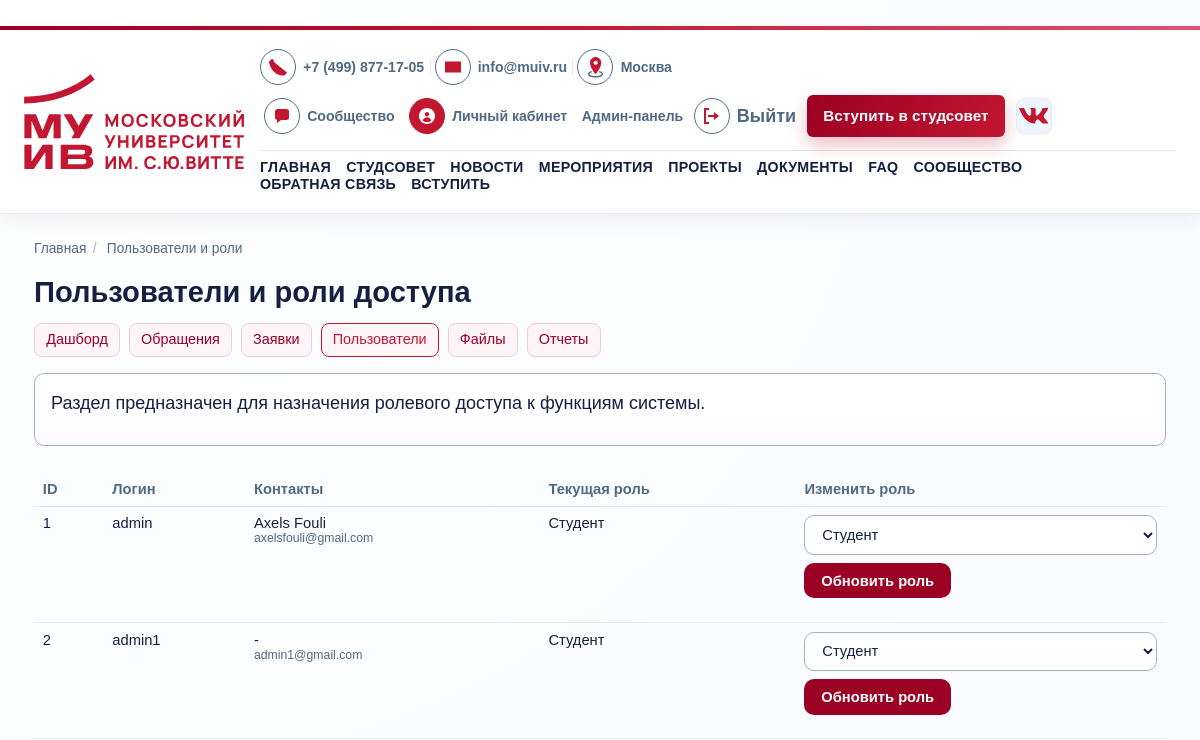
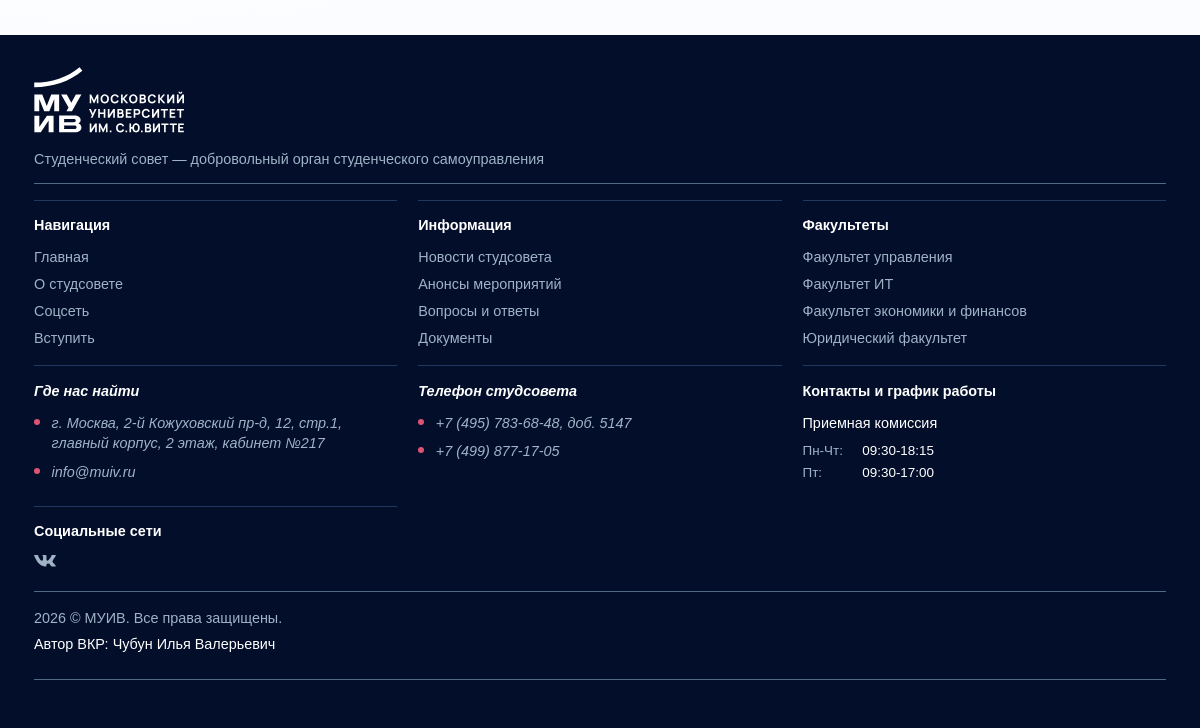
The page /staff/users/ (signed in) on the database as committed earlier (2 pictures, top to bottom).
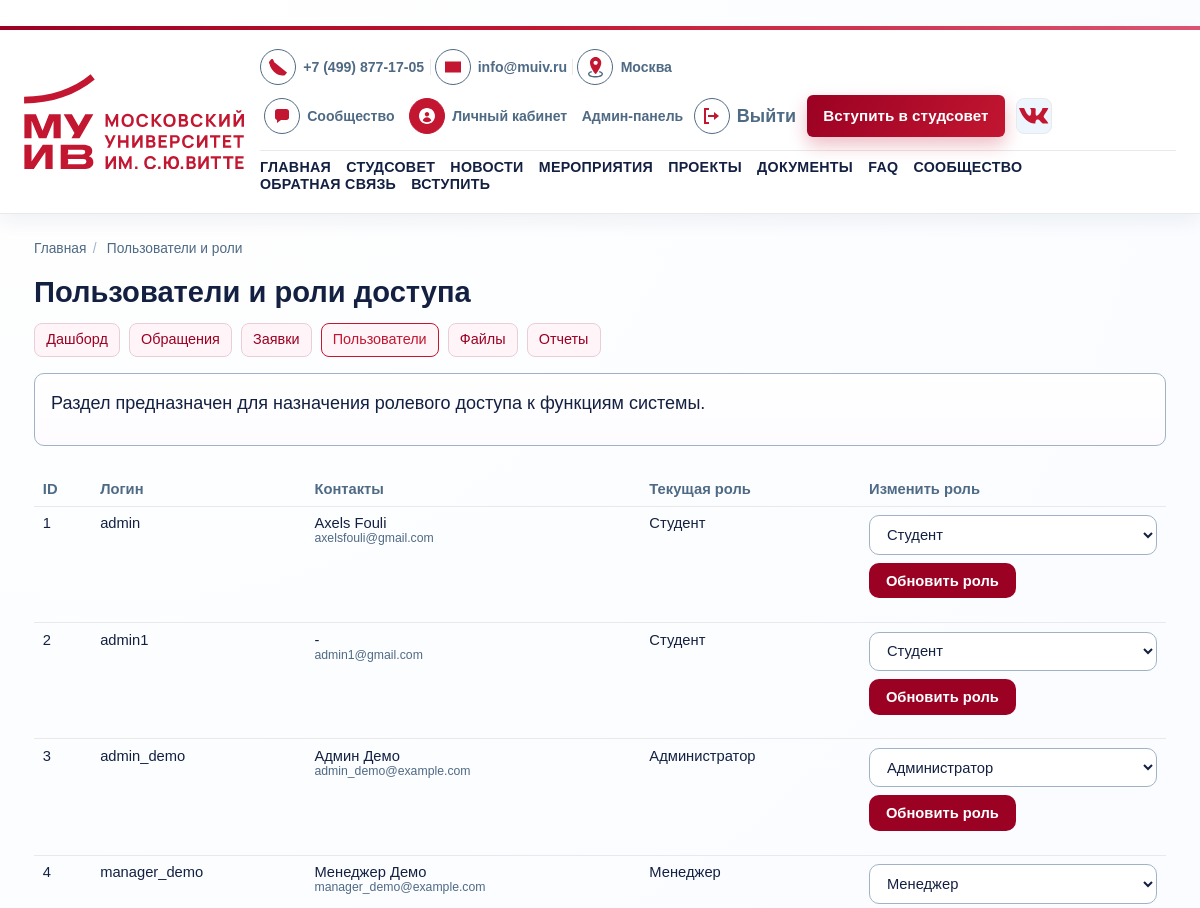
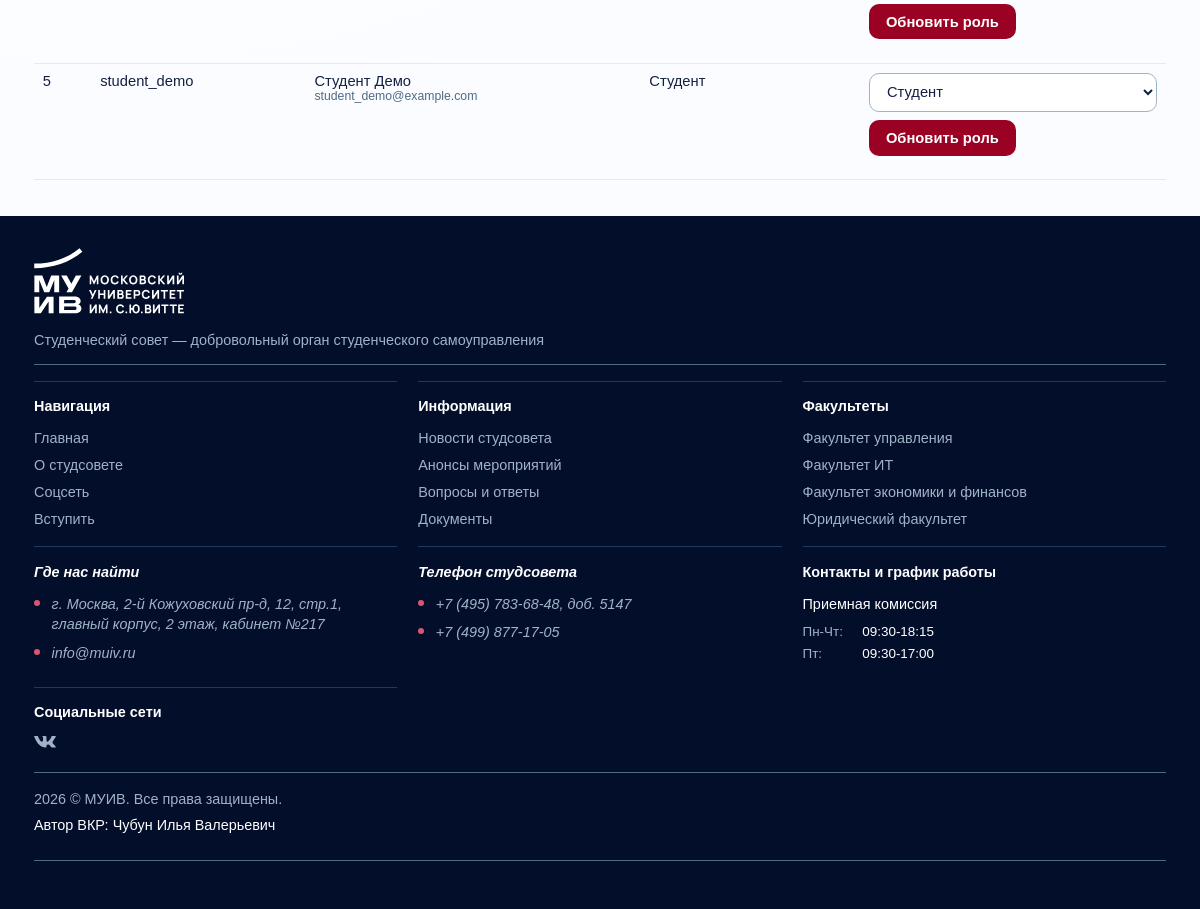
The same page on the database as committed later (2 pictures, top to bottom).
### core/models.py (models this page shows, shortened)
class UserProfile(models.Model):
    ROLE_ADMIN = "admin"
    ROLE_MANAGER = "manager"
    ROLE_STUDENT = "student"
    ROLE_CHOICES = (
        (ROLE_ADMIN, "Администратор"),
        (ROLE_MANAGER, "Менеджер"),
        (ROLE_STUDENT, "Студент"),
    )
    user = models.OneToOneField(settings.AUTH_USER_MODEL, on_delete=models.CASCADE, related_name="profile")
    role = models.CharField(max_length=20, choices=ROLE_CHOICES, default=ROLE_STUDENT)
    photo_url = models.URLField(blank=True)
    faculty = models.CharField(max_length=120, blank=True)
    course = models.CharField(max_length=20, blank=True)
    telegram = models.CharField(max_length=60, blank=True)

### core/views/staff_views.py (the view, shortened to what this page needs)
# urls.py: path("staff/users/", views.staff_users, name="staff_users"),
@role_required(UserProfile.ROLE_ADMIN)
def staff_users(request):
    profiles = UserProfile.objects.select_related("user").order_by("user__username")
    return render(request, "core/staff/users.html", {"profiles": profiles})

### core/context_processors.py (called while the page is built)
def _resolve_menu(items):
    resolved = []
    for view_name, label in items:
        try:
            url = reverse(view_name)
        except NoReverseMatch:
            continue
        resolved.append({"view_name": view_name, "label": label, "url": url})
    return resolved

def navigation_context(request):
    resolver = request.resolver_match
    view_name = resolver.view_name if resolver else ""
    breadcrumbs = [{"title": "Главная", "url": reverse("core:home")}]
    if view_name and view_name != "core:home":
        breadcrumbs.append({"title": PAGE_TITLES.get(view_name, "Страница"), "url": None})
    return {
        "main_menu": _resolve_menu(MAIN_MENU),
        "cabinet_menu": _resolve_menu(CABINET_MENU),
        "staff_menu": _resolve_menu(STAFF_MENU),
        "breadcrumbs": breadcrumbs,
        "author_full_name": AUTHOR_FULL_NAME,
        "user_role": get_user_role(request.user),
        "is_staff_admin": has_any_role(request.user, UserProfile.ROLE_ADMIN),
    }

### core/permissions.py (called while the page is built)
def get_user_role(user):
    if not user.is_authenticated:
        return None
    profile = getattr(user, "profile", None)
    if profile:
        return profile.role
    return UserProfile.ROLE_STUDENT

def has_any_role(user, *allowed_roles):
    if not user.is_authenticated:
        return False
    if user.is_superuser:
        return True
    return get_user_role(user) in allowed_roles

def role_required(*allowed_roles):
    def decorator(view_func):
        @wraps(view_func)
        @login_required
        def _wrapped_view(request, *args, **kwargs):
            if has_any_role(request.user, *allowed_roles):
                return view_func(request, *args, **kwargs)
            messages.error(request, "Недостаточно прав для доступа к разделу.")
            return redirect("core:home")
        return _wrapped_view
    return decorator

### templates/core/staff/users.html (shortened to what this page needs)
﻿{% extends "base.html" %}
{% block content %}
<h1>Пользователи и роли доступа</h1>
<nav class="page-nav">
    {% for item in staff_menu %}
        <a href="{{ item.url }}" class="{% if request.resolver_match.view_name == item.view_name %}is-active{% endif %}">
            {{ item.label }}
        </a>
    {% endfor %}
</nav>
<section class="section-panel">
    <p>Раздел предназначен для назначения ролевого доступа к функциям системы.</p>
</section>
<div class="table-wrap">
    <table class="admin-table">
        <thead>
            <tr>
                <th>ID</th>
                <th>Логин</th>
                <th>Контакты</th>
                <th>Текущая роль</th>
                <th>Изменить роль</th>
            </tr>
        </thead>
        <tbody>
            {% for profile in profiles %}
                <tr>
                    <td>{{ profile.user.id }}</td>
                    <td>{{ profile.user.username }}</td>
                    <td>
                        {{ profile.user.get_full_name|default:"-" }}<br>
                        <small>{{ profile.user.email|default:"email не указан" }}</small>
                    </td>
                    <td>{{ profile.get_role_display }}</td>
                    <td>
                        <form method="post" class="inline-controls">
                            <select name="role">
                                {% for value, label in profile.ROLE_CHOICES %}
                                    <option value="{{ value }}" {% if profile.role == value %}selected{% endif %}>{{ label }}</option>
                                {% endfor %}
                            </select>
                            <button type="submit">Обновить роль</button>
                        </form>
                    </td>
                </tr>
            {% empty %}
                <tr>
                    <td colspan="5">Пользователей нет.</td>
                </tr>
            {% endfor %}
        </tbody>
    </table>
</div>
{% endblock %}

### templates/base.html (shortened to what this page needs)
﻿{% load static %}
<!DOCTYPE html>
<html lang="ru">
<head>
    <link rel="stylesheet" href="{% static 'css/styles.css' %}">
</head>
<body>
    <header class="main-header">
        <div class="header container">
            <a class="logo-muiv" href="{% url 'core:home' %}">
                <img class="logo-muiv--full" src="{% static 'img/logo-muiv.svg' %}" alt="МУ им. С.Ю. Витте">
            </a>
            <div class="header-content">
                <div class="header-top-row">
                    <div class="icon-block">
                        <a class="header-btn right-separator" href="tel:+74998771705">
                            <span class="icon-header icon-header--tel"></span>
                            <span>+7 (499) 877-17-05</span>
                        </a>
                        <a class="header-btn right-separator" href="mailto:info@muiv.ru">
                            <span class="icon-header icon-header--mail"></span>
                            <span>info@muiv.ru</span>
                        </a>
                        <a class="header-btn" href="#contacts">
                            <span class="icon-header icon-header--city"></span>
                            <span>Москва</span>
                        </a>
                    </div>
                    <div class="icon-block">
                        <a class="header-btn left-separator" href="{% url 'core:community' %}">
                            <span class="icon-header icon-header--chat"></span>
                            <span>Сообщество</span>
                        </a>
                        {% if user.is_authenticated %}
                            <a class="header-btn left-separator" href="{% url 'core:cabinet' %}">
                                <span class="icon-header icon-header--lk"></span>
                                <span>Личный кабинет</span>
                            </a>
                            {% if is_staff_admin %}
                                <a class="header-btn left-separator" href="{% url 'core:staff_dashboard' %}">
                                    <span>Админ-панель</span>
                                </a>
                            {% endif %}
                            <form method="post" action="{% url 'logout' %}" class="inline-form">
                                <button type="submit" class="header-btn link-button left-separator">
                                    <span class="icon-header icon-header--logout"></span>
                                    <span>Выйти</span>
                                </button>
                            </form>
                        {% endif %}
                        <a class="btnCommon btnCommon--red header-btn-apply" href="{% url 'core:join' %}">Вступить в студсовет</a>
                        <a class="social-header-btn" href="https://vk.com/mosvitte" target="_blank" rel="noopener" aria-label="VK">
                            <span class="icon-header-social icon-header--vk"></span>
                        </a>
                    </div>
                </div>
                <div class="header-bottom-row">
                    <nav class="top-nav">
                        {% for item in main_menu %}
                            <a href="{{ item.url }}" class="{% if request.resolver_match.view_name == item.view_name %}is-active{% endif %}">
                                {{ item.label }}
                            </a>
                        {% endfor %}
                    </nav>
                </div>
            </div>
        </div>
    </header>
    <main class="main">
        <div class="container">
            <nav class="breadcrumbs" aria-label="Хлебные крошки">
                <ol>
                    {% for crumb in breadcrumbs %}
                        <li>
                            {% if crumb.url %}
                                <a href="{{ crumb.url }}">{{ crumb.title }}</a>
                            {% else %}
                                <span>{{ crumb.title }}</span>
                            {% endif %}
                        </li>
                    {% endfor %}
                </ol>
            </nav>
            {% block content %}{% endblock %}
        </div>
    </main>
    <footer class="main-footer" id="contacts">
        <div class="container">
            <div class="footer_grid">
                <div class="s1 footer_box">
                    <a class="footer_logo-muiv" href="{% url 'core:home' %}">
                        <img src="{% static 'img/logo-muiv-white.svg' %}" alt="МУИВ">
                    </a>
                </div>
                <div class="s5 footer_box">
                    <a href="{% url 'core:council' %}">Студенческий совет — добровольный орган студенческого самоуправления</a>
                </div>
                <nav class="s8 footer_box footer_box_menu">
                    <span class="footer_title">Навигация</span>
                    <div class="footer_box_menu_wrapper">
                        <a href="{% url 'core:home' %}">Главная</a>
                        <a href="{% url 'core:council' %}">О студсовете</a>
                        <a href="{% url 'core:community' %}">Соцсеть</a>
                        <a href="{% url 'core:join' %}">Вступить</a>
                    </div>
                </nav>
                <nav class="s13 footer_box footer_box_menu">
                    <span class="footer_title">Информация</span>
                    <div class="footer_box_menu_wrapper">
                        <a href="{% url 'core:news_list' %}">Новости студсовета</a>
                        <a href="{% url 'core:events_list' %}">Анонсы мероприятий</a>
                        <a href="{% url 'core:faq' %}">Вопросы и ответы</a>
                        <a href="{% url 'core:documents' %}">Документы</a>
                    </div>
                </nav>
                <nav class="s9 footer_box footer_box_menu">
                    <span class="footer_title">Факультеты</span>
                    <div class="footer_box_menu_wrapper">
                        <span>Факультет управления</span>
                        <span>Факультет ИТ</span>
                        <span>Факультет экономики и финансов</span>
                        <span>Юридический факультет</span>
                    </div>
                </nav>
                <address class="s7 footer_box">
                    <span class="footer_title">Где нас найти</span>
                    <a class="footer_link_icon link_address" href="https://yandex.ru/maps/-/CDUOzQIO" target="_blank" rel="noopener">
                        г. Москва, 2-й Кожуховский пр-д, 12, стр.1, главный корпус, 2 этаж, кабинет №217
                    </a>
                    <a class="footer_link_icon link_mail" href="mailto:info@muiv.ru">info@muiv.ru</a>
                </address>
                <address class="s12 footer_box">
                    <span class="footer_title">Телефон студсовета</span>
                    <a class="footer_link_icon link_tel" href="tel:+74957836848">+7 (495) 783-68-48, доб. 5147</a>
                    <a class="footer_link_icon link_tel" href="tel:+74998771705">+7 (499) 877-17-05</a>
                </address>
                <div class="s6 footer_box">
                    <span class="footer_title">Контакты и график работы</span>
                    <span class="footer_subtitle">Приемная комиссия</span>
                    <div class="opening_hours">
                        <span><i>Пн-Чт:</i> 09:30-18:15</span>
                        <span><i>Пт:</i> 09:30-17:00</span>
                    </div>
                </div>
                <nav class="s11 footer_box">
                    <span class="footer_title">Социальные сети</span>
                    <div class="footer_social">
                        <a class="icon_vk" href="https://vk.com/mosvitte" target="_blank" rel="noopener">VK</a>
                    </div>
                </nav>
                <div class="s16 footer_box">
                    <span class="footer_copyright">2026 © МУИВ. Все права защищены.</span>
                    <span class="footer_author">Автор ВКР: {{ author_full_name }}</span>
                </div>
                <div class="s20 footer_box"></div>
            </div>
        </div>
    </footer>
</body>
</html>

Rows that differ between the two databases and show on the page:
added UserProfile: user.id "3", user.username "admin_demo", user.get_full_name "Админ Демо", user.email "admin_demo@example.com", role "Администратор"
added UserProfile: user.id "4", user.username "manager_demo", user.get_full_name "Менеджер Демо", user.email "manager_demo@example.com", role "Менеджер"
added UserProfile: user.id "5", user.username "student_demo", user.get_full_name "Студент Демо", user.email "student_demo@example.com", role "Студент"
